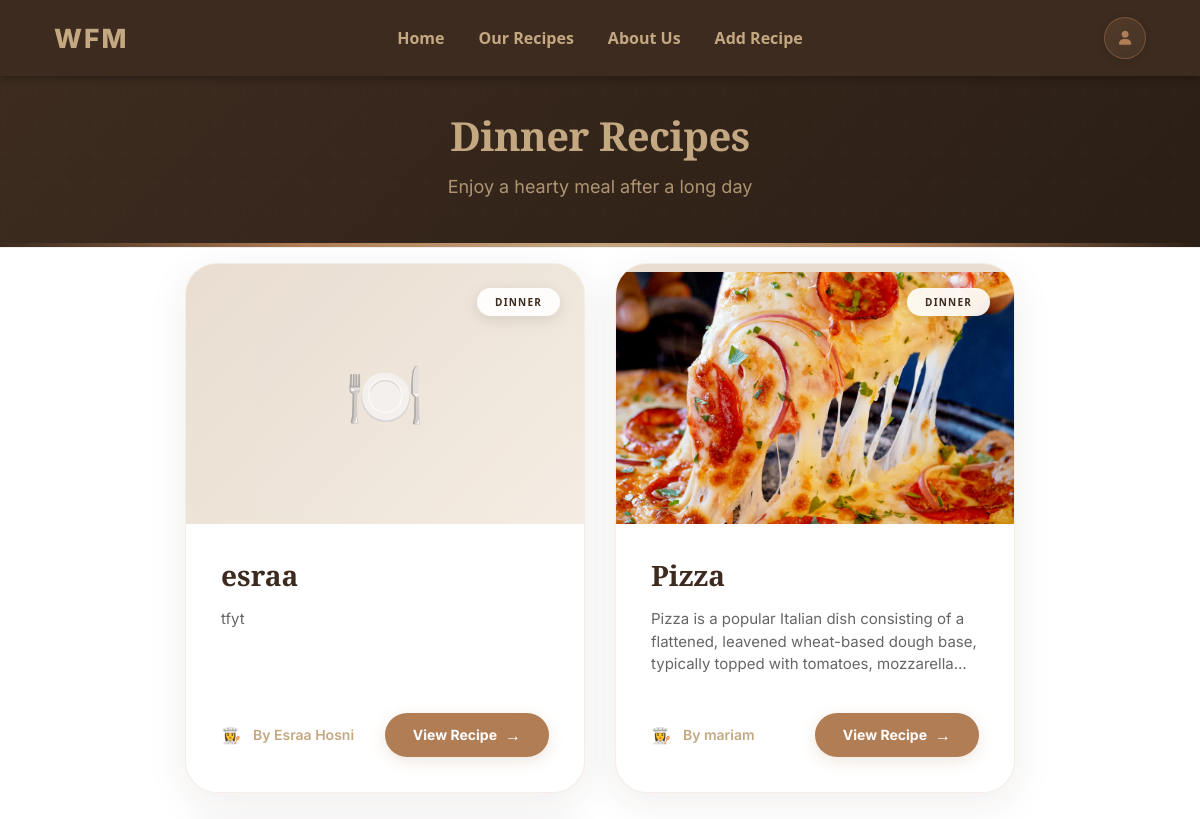
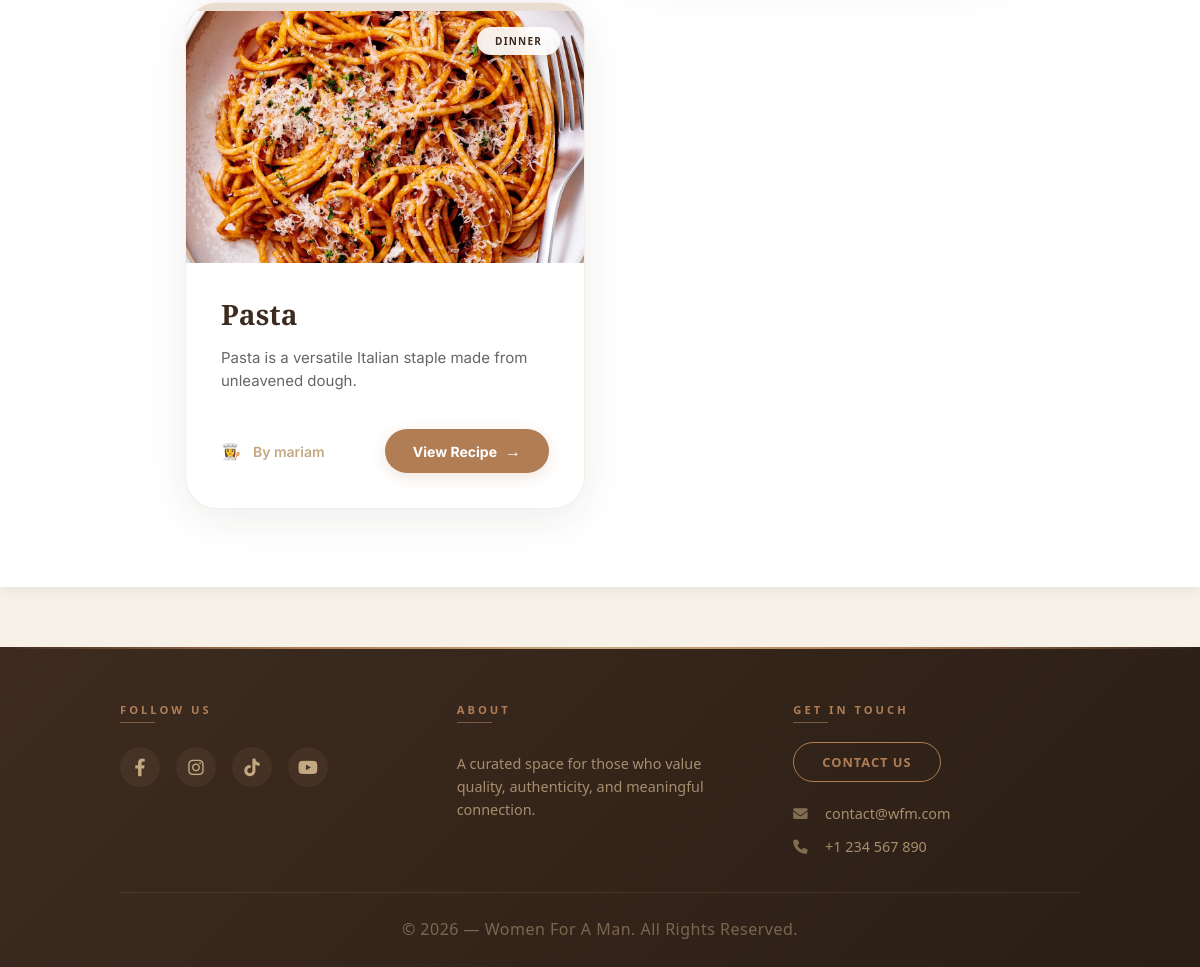
Page /recipes/dinner/ (signed in) on the committed database (2 pictures, top to bottom).
### main/models.py (models this page shows, shortened)
class Recipe(models.Model):
    title = models.CharField(max_length=200)
    description = models.TextField()
    ingredients = models.TextField()
    instructions = models.TextField()
    image = models.ImageField(upload_to='recipes/', blank=True, null=True)
    created_at = models.DateTimeField(auto_now_add=True)
    updated_at = models.DateTimeField(auto_now=True)
    author = models.ForeignKey(
        User,
        on_delete=models.CASCADE,
        related_name='recipes'
    )
    category = models.ForeignKey(
        Category,
        on_delete=models.SET_NULL,
        null=True,
        related_name='recipes'
    )

class Category(models.Model):
    name = models.CharField(max_length=100)
    description = models.TextField(blank=True, null=True)
    class Meta:
        verbose_name_plural = "Categories"

class User(AbstractUser):
    username = models.CharField(
        max_length=150,
        unique=True,
        help_text='Required. 150 characters or fewer.',
        error_messages={
            'unique': "A user with that username already exists.",
        },
    )
    profile_picture = models.ImageField(
        upload_to='profiles/',
        blank=True,
        null=True
    )
    bio = models.TextField(blank=True, null=True)
    groups = models.ManyToManyField(
        'auth.Group',
        related_name='main_user_set',
        blank=True
    )
    user_permissions = models.ManyToManyField(
        'auth.Permission',
        related_name='main_user_set',
        blank=True
    )

### main/views.py (the view)
def dinner_view(request):
    from .models import Category
    category = Category.objects.filter(name__iexact='dinner').first()
    recipes = Recipe.objects.filter(category=category).order_by('-created_at') if category else Recipe.objects.none()
    return render(request, 'main/dinner.html', {
        'recipes': recipes,
        'category': category,
    })

### main/templates/main/dinner.html (shortened to what this page needs)
{% extends 'main/base.html' %}
{% load static %}
{% block extra_css %}
<link rel='stylesheet' href="{% static 'main/css/recipeCards.css' %}">
<link rel="stylesheet" href="{% static 'main/css/ourRecipes.css' %}">
{% endblock %}
{% block content %}
<div class='category-page-header'>
  <h2> Dinner Recipes</h2>
  <p>Enjoy a hearty meal after a long day</p>
</div>
<div id='recipe-results'>
  {% include 'main/search.html' %}
</div>
{% endblock %}

### main/templates/main/search.html (shortened to what this page needs)
{% if recipes %}
<div class="category-recipe-grid">
  {% for recipe in recipes %}
  <div class="category-recipe-card">
    <div class="card-img-wrapper">
      {% if recipe.image %}
        <img src="{{ recipe.image.url }}" alt="{{ recipe.title }}">
      {% else %}
        <div class="card-no-img">🍽️</div>
      {% endif %}
      {% if recipe.category %}
        <span class="card-category-tag">
          {{ recipe.category.name }}
        </span>
      {% endif %}
    </div>
    <div class="card-body">
      <h3>{{ recipe.title }}</h3>
      <p>{{ recipe.description|truncatewords:20 }}</p>
    </div>
    <div class="card-footer-strip">
      <span class="card-author">
        By {{ recipe.author.username }}
      </span>
      <a class="card-view-link"
         href="{% url 'recipe_detail' recipe.id %}">
         View Recipe
      </a>
    </div>
  </div>
  {% endfor %}
</div>
{% endif %}

### main/static/main/css/root.css (style rules this page uses)
:root { --parchment: #F7F1E8; --linen: #E8DDD0; --walnut: #3D2B1F; --clay: #B07D55; --sand: #C4A882; --sage: #8FA68E; --h2-size: 36px; --h3-size: 22px; --p-size: 16px; --tag-size: 12px; --button-size: 14px; --footer-size: 13px; --profile-gradient: linear-gradient(135deg, #3D2B1F 0%, #B07D55 60%, #C4A882 100%); --glass-bg: rgba(255, 255, 255, 0.72); --glass-border: rgba(255, 255, 255, 0.55); --glass-shadow: 0 8px 40px rgba(61, 43, 31, 0.13); --card-radius: 28px; --transition: 0.3s cubic-bezier(0.4, 0, 0.2, 1); }
body { background-color: var(--parchment); color: var(--walnut); font-family: 'Segoe UI', Tahoma, Geneva, Verdana, sans-serif; margin: 0; padding: 0; padding-top: 58px; }
h2 { font-family: 'Playfair Display', serif; color: var(--walnut); font-size: var(--h2-size); margin-bottom: 15px; }
h3 { color: var(--clay); font-size: var(--h3-size); margin-bottom: 10px; }
p { color: var(--sand); font-size: var(--p-size); line-height: 1.6; }
.category-page-header { background: var(--walnut); padding: 60px 72px 56px; position: relative; overflow: hidden; }
.category-page-header::after { content: ''; position: absolute; bottom: 0; left: 0; right: 0; height: 3px; background: linear-gradient(90deg, transparent, var(--clay), var(--sand), var(--clay), transparent); }
.category-page-header h2 { color: var(--sand) !important; font-family: 'Playfair Display', serif; font-size: 42px; margin: 0 0 10px; }
.category-page-header p { color: rgba(196, 168, 130, 0.75); font-size: 17px; margin: 0; }
.category-recipe-grid { display: grid; grid-template-columns: repeat(auto-fill, minmax(280px, 1fr)); gap: 28px; padding: 50px 72px 72px; max-width: 1400px; margin: 0 auto; }

### main/static/main/css/recipeCards.css (style rules this page uses)
div[id^="recipe-"] { background-color: #ffffff; border: none !important; box-shadow: 0 4px 12px rgba(0, 0, 0, 0.06); transition: transform 0.3s cubic-bezier(0.175, 0.885, 0.32, 1.275), box-shadow 0.3s ease; overflow: hidden; display: flex; flex-direction: column; }
h2 { text-align: center; }
div[id^="recipe-"] img { border-radius: 8px !important; transition: opacity 0.3s ease; margin-top: 8px; }
div[id^="recipe-"] p { color: #666; line-height: 1.5; font-size: 15px; }
div[id^="recipe-"]>div:last-of-type { margin-top: auto !important; padding-top: 15px; border-top: 1px solid #f0f0f0; }

### rows in the picture
Recipe: category.name "DINNER", title "esraa", description "tfyt", author.username "Esraa Hosni"
Recipe: image (picture), category.name "DINNER", title "Pizza", description "Pizza is a popular Italian dish consisting of a flattened, leavened wheat-based dough base, typically topped with tomatoes,…", author.username "mariam"
Recipe: image (picture), category.name "DINNER", title "Pasta", description "Pasta is a versatile Italian staple made from unleavened dough.", author.username "mariam"
